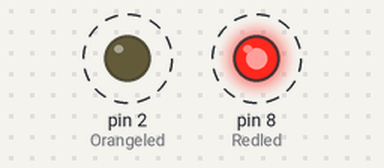
Recording of a sketch running on a simulated Arduino Uno, built with avr-gcc and run on an emulated ATmega328P. Parts: output pins drawn as LEDs (lit = HIGH). Dashed ring = blinking.

Above: at 0.5 s.
Timing chart, 0 to 4.6 s (numbered marks = the images above):
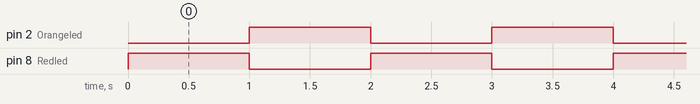

Measured:
- by itself, pin 2 (Orangeled), pin 8 (Redled): alternates HIGH for 1.0 s and LOW for 1.0 s

The sketch:

blinking-led.ino
```cpp
// Initialising Pin
int Redled= 8 ;
int Orangeled = 2;
void setup() {
  // Configuring Pin mode
  pinMode(Redled,OUTPUT);
  pinMode(Orangeled, OUTPUT);
}

void loop() {
  // Turning on Red led and Orange led off for a sec
  digitalWrite(Redled,HIGH);
  digitalWrite(Orangeled,LOW);
  delay(1000);

  // Turning on Orange led and red led off for other sec
  digitalWrite(Redled,LOW);
  digitalWrite(Orangeled,HIGH);
  delay(1000);
}
```
